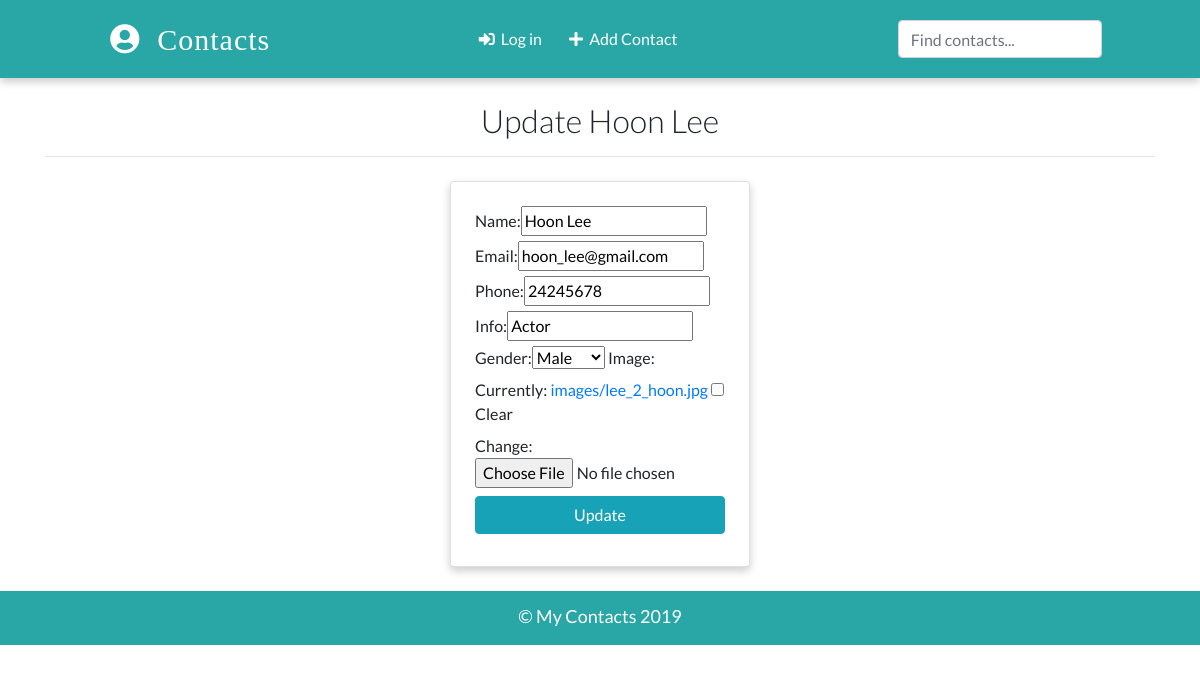
/contacts/update/2, run on the app's committed database.
### app/models.py (models this page shows)
class Contact(models.Model):
    name = models.CharField(max_length=20)
    email = models.EmailField(max_length=100)
    phone = models.IntegerField()
    info = models.CharField(max_length=30)
    gender = models.CharField(max_length=50, choices=(('male', 'Male'), ('female', 'Female')))
    image = models.ImageField(upload_to='images/', blank=True)
    date_added = models.DateField(default=datetime.now)
    def __str__(self):
        return self.name

### app/views.py (the view, shortened to what this page needs)
# urls.py: path('contacts/update/<int:pk>', views.ContactUpdateView.as_view(), name="update"),
class ContactUpdateView(UpdateView):
    model = Contact
    template_name = 'update.html'
    fields = ['name', 'email', 'phone', 'info', 'gender', 'image']

### templates/update.html (shortened to what this page needs)
{% extends "base.html" %}
{% block content %}
<div class="container">
    <h2 class="heading font-weight-light text-center">Update {{contact}}</h2>
    <hr>
</div>
<div class="container w-25 card p-4 mt-4">
    <form action="" method="POST" enctype="multipart/form-data">
        {{form }}
        <input type="submit" value="Update" class="w-100  text-center my-2 btn btn-info">
    </form>
</div>
{% endblock content %}

### static/css/main.css (style rules this page uses)
:root { --back: #29a7a6; --girl: #e64298; --boy: #2874dd; }
body { font-family: Lato, sans-serif; }
.card { box-shadow: 0 4px 8px 0 rgba(0, 0, 0, 0.2); transition: 0.3s; min-width: 250px; box-sizing: border-box; }

### data on the page
Contact: name "Hoon Lee", email "hoon_lee@gmail.com", phone "24245678", info "Actor", gender "Male"
